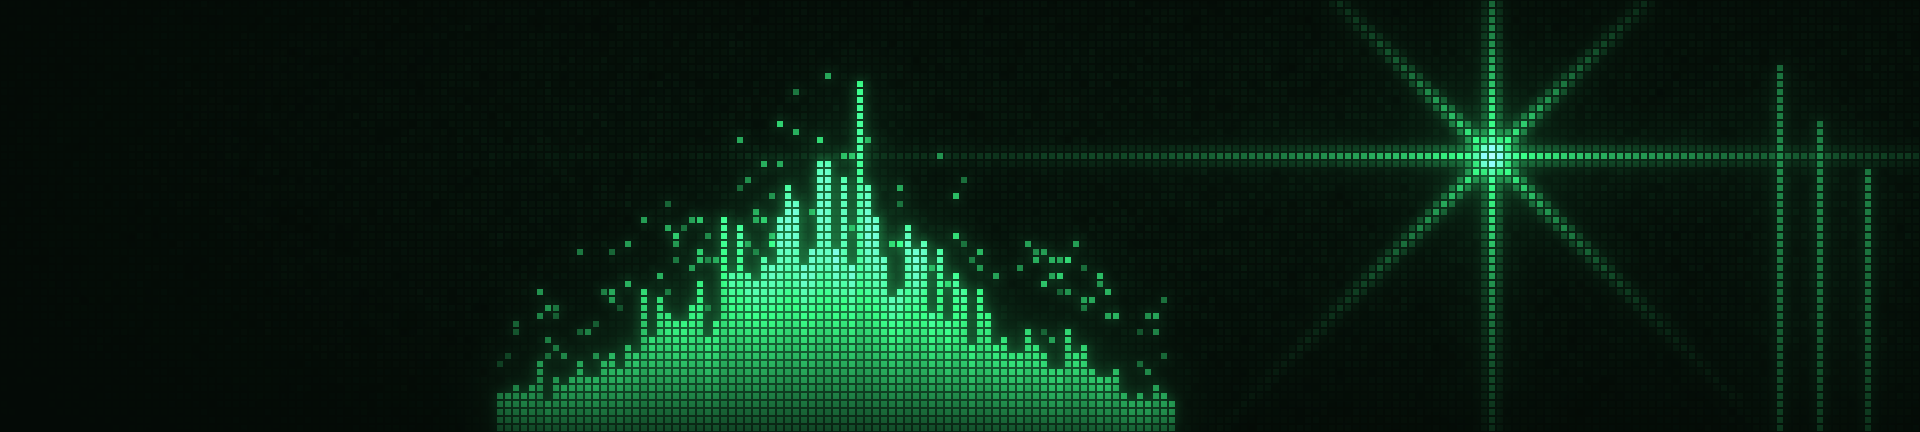

Here is the Python script that generated this plot:
"""Green LED banners for Wired.

Draw the default banner:
    py banner.py --default banner.png

Turn any picture into a banner:
    py banner.py picture.jpg my-banner.png [--shape round|square|circle] [--cell 8]
        [--contrast 1.4] [--cut 0.5] [--center 0.5] [--invert] [--keep-left]

Needs numpy and Pillow.
"""

import argparse

import numpy as np
from PIL import Image, ImageFilter, ImageOps

W, H = 1920, 432                               # MAL banners are about 4.5:1
GREEN = np.array([57, 255, 136], dtype=float)  # #39FF88
BG = np.array([4, 10, 6], dtype=float)


def make_dot(cell, shape):
    dot = np.zeros((cell, cell))
    if shape == 'circle':
        yy, xx = np.mgrid[0:cell, 0:cell] + 0.5
        r = cell / 2 - 1
        dot = np.clip(r + 0.5 - np.hypot(xx - cell / 2, yy - cell / 2), 0, 1)
    else:
        dot[1:cell - 1, 1:cell - 1] = 1
        if shape == 'round':
            dot[1, 1] = dot[1, -2] = dot[-2, 1] = dot[-2, -2] = 0.4
    return dot


def render(field, cell=8, shape='round', dark_left=True):
    """Draws a brightness grid (0..1, one value per LED) as a glowing banner."""
    lit = np.kron(field, make_dot(cell, shape))[:H, :W]
    lit_img = Image.fromarray(np.clip(lit * 255, 0, 255).astype(np.uint8))
    glow_small = np.asarray(lit_img.filter(ImageFilter.GaussianBlur(6)), dtype=float) / 255
    glow_big = np.asarray(lit_img.filter(ImageFilter.GaussianBlur(28)), dtype=float) / 255
    light = lit * 0.85 + glow_small * 0.55 + glow_big * 0.6

    vy, vx = np.mgrid[0:H, 0:W]
    vy, vx = vy / H, vx / W
    vignette = np.clip(1.3 - np.hypot((vx - 0.62) * 1.2, (vy - 0.4) * 1.5), 0, 1)
    if dark_left:
        vignette *= np.clip(0.35 + vx * 2.2, 0, 1)   # room for the boot text
    light *= vignette

    out = BG + light[..., None] * GREEN
    out += np.clip(light - 1.0, 0, 1)[..., None] * 160   # hot spots go white
    return Image.fromarray(np.clip(out, 0, 255).astype(np.uint8))


def picture_field(path, cell=8, contrast=1.4, cut=0.5, center=0.5, invert=False):
    img = Image.open(path).convert('L')
    img = ImageOps.fit(img, (W, H), Image.LANCZOS, centering=(0.5, center))
    img = ImageOps.autocontrast(img, cutoff=1)
    if invert:
        img = ImageOps.invert(img)
    small = img.resize((-(-W // cell), -(-H // cell)), Image.LANCZOS)   # round up, render crops
    field = np.asarray(small, dtype=float) / 255
    field = np.clip((field - cut) * contrast + 0.5, 0, 1) ** 1.6
    return field * 1.1 + 0.028


def default_field(cell=8):
    """A signal made of LED bars plus an eight-point light flare."""
    gw, gh = W // cell, H // cell
    rng = np.random.default_rng(23)
    ys, xs = np.mgrid[0:gh, 0:gw].astype(float)
    field = np.zeros((gh, gw))

    # signal bars, tallest in the middle of the group
    for x in range(62, 147):
        center = 1 - abs(x - 104) / 44
        h = gh * (0.12 + 0.55 * center ** 1.6) * rng.uniform(0.55, 1.0)
        if rng.random() < 0.18:
            h *= rng.uniform(1.1, 1.45)
        top = gh - h
        column = np.clip((ys[:, x] - top) / max(h, 1), 0, 1)
        field[:, x] = np.maximum(field[:, x], (column > 0) * (0.35 + 0.65 * (1 - column) ** 0.6))
        # loose pixels floating above some bars
        for _ in range(rng.integers(0, 4)):
            y = int(top - rng.integers(2, 14))
            if 0 <= y < gh:
                field[y, x] = max(field[y, x], rng.uniform(0.3, 0.8))

    # thin vertical lines on the far right
    for x in (222, 227, 233):
        h = gh * rng.uniform(0.5, 0.95)
        field[int(gh - h):, x] = np.maximum(field[int(gh - h):, x], 0.45)

    # the flare: 8 rays plus a bright core
    cx, cy = 186, 19
    dx, dy = xs - cx, ys - cy
    r = np.hypot(dx, dy)
    for angle in np.radians([0, 45, 90, 135]):
        perp = np.abs(dx * np.sin(angle) - dy * np.cos(angle))
        length = 30 if angle in (0, np.pi / 2) else 15
        field = np.maximum(field, 0.9 * np.exp(-(perp / 0.8) ** 2) * np.exp(-r / length))
    field = np.maximum(field, np.exp(-(r / 2.6) ** 2) * 1.25)

    # faint grid of unlit LEDs and a little noise
    field += 0.028 + rng.normal(0, 0.01, field.shape)
    return np.clip(field, 0, 1.3)


if __name__ == '__main__':
    parser = argparse.ArgumentParser(description='Make a green LED banner.')
    parser.add_argument('files', nargs='+', metavar='file',
                        help='picture and output, or just the output with --default')
    parser.add_argument('--default', action='store_true', help='draw the default Wired banner')
    parser.add_argument('--shape', choices=['round', 'square', 'circle'], default='round',
                        help='LED shape')
    parser.add_argument('--cell', type=int, default=8, help='LED size in pixels')
    parser.add_argument('--contrast', type=float, default=1.4)
    parser.add_argument('--cut', type=float, default=0.5,
                        help='brightness that stays mid-lit, raise it to darken backgrounds')
    parser.add_argument('--center', type=float, default=0.5,
                        help='vertical crop position, 0 is the top and 1 the bottom')
    parser.add_argument('--invert', action='store_true', help='light areas become dark')
    parser.add_argument('--keep-left', action='store_true', help='do not darken the left side')
    args = parser.parse_args()

    if args.default and len(args.files) == 1:
        image = render(default_field(), 8, shape='square')
    elif not args.default and len(args.files) == 2:
        picture = args.files[0]
        field = picture_field(picture, args.cell, args.contrast, args.cut, args.center, args.invert)
        image = render(field, args.cell, args.shape, dark_left=not args.keep_left)
    else:
        parser.error('use "banner.py picture.jpg out.png" or "banner.py --default out.png"')

    output = args.files[-1]
    image.save(output, optimize=True)
    print('saved', output)
